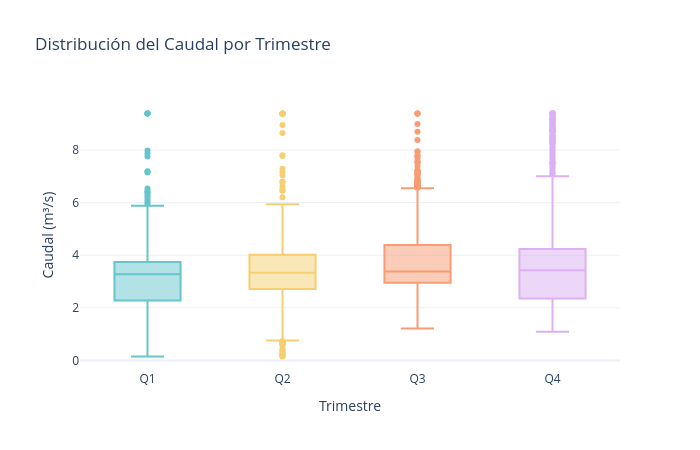

Write notebook code for a chart like this one.
### Code cell
# Boxplot trimestral
fig = px.box(
    df.reset_index(), x="Trimestre_label", y="Caudal",
    color="Trimestre_label",
    title="Distribución del Caudal por Trimestre",
    labels={"Trimestre_label": "Trimestre", "Caudal": "Caudal (m³/s)"},
    color_discrete_sequence=px.colors.qualitative.Pastel,
    category_orders={"Trimestre_label": ["Q1", "Q2", "Q3", "Q4"]},
)
fig.update_layout(width=700, height=450, showlegend=False)
fig.show()

# Tabla resumen mensual
resumen_mensual = df.groupby("Mes_nombre")["Caudal"].agg(["mean", "std", "median", "min", "max"]).round(2)
resumen_mensual = resumen_mensual.reindex(meses)
resumen_mensual.columns = ["Media", "Desv.Std", "Mediana", "Mínimo", "Máximo"]
print("📊 Resumen estadístico por mes:")
display(resumen_mensual)

### Figure 1 — Plotly figure (JSON) as saved in the notebook; plotly's stock layout.template omitted (floating-point values rounded to 4 significant figures; data arrays with more than 128 entries replaced by an {"elided": "..."} marker saying what was removed)
{"data": [{"alignmentgroup": "True", "hovertemplate": "Trimestre=%{x}<br>Caudal (m³/s)=%{y}<extra></extra>", "legendgroup": "Q1", "marker": {"color": "rgb(102, 197, 204)"}, "name": "Q1", "notched": false, "offsetgroup": "Q1", "orientation": "v", "showlegend": true, "type": "box", "x": {"elided": "722 str values"}, "x0": " ", "xaxis": "x", "y": {"elided": "722 float values"}, "y0": " ", "yaxis": "y"}, {"alignmentgroup": "True", "hovertemplate": "Trimestre=%{x}<br>Caudal (m³/s)=%{y}<extra></extra>", "legendgroup": "Q2", "marker": {"color": "rgb(246, 207, 113)"}, "name": "Q2", "notched": false, "offsetgroup": "Q2", "orientation": "v", "showlegend": true, "type": "box", "x": {"elided": "728 str values"}, "x0": " ", "xaxis": "x", "y": {"elided": "728 float values"}, "y0": " ", "yaxis": "y"}, {"alignmentgroup": "True", "hovertemplate": "Trimestre=%{x}<br>Caudal (m³/s)=%{y}<extra></extra>", "legendgroup": "Q3", "marker": {"color": "rgb(248, 156, 116)"}, "name": "Q3", "notched": false, "offsetgroup": "Q3", "orientation": "v", "showlegend": true, "type": "box", "x": {"elided": "736 str values"}, "x0": " ", "xaxis": "x", "y": {"elided": "736 float values"}, "y0": " ", "yaxis": "y"}, {"alignmentgroup": "True", "hovertemplate": "Trimestre=%{x}<br>Caudal (m³/s)=%{y}<extra></extra>", "legendgroup": "Q4", "marker": {"color": "rgb(220, 176, 242)"}, "name": "Q4", "notched": false, "offsetgroup": "Q4", "orientation": "v", "showlegend": true, "type": "box", "x": {"elided": "736 str values"}, "x0": " ", "xaxis": "x", "y": {"elided": "736 float values"}, "y0": " ", "yaxis": "y"}], "layout": {"boxmode": "overlay", "height": 450, "legend": {"title": {"text": "Trimestre"}, "tracegroupgap": 0}, "showlegend": false, "title": {"text": "Distribución del Caudal por Trimestre"}, "width": 700, "xaxis": {"anchor": "y", "categoryarray": ["Q1", "Q2", "Q3", "Q4"], "categoryorder": "array", "domain": [0, 1], "title": {"text": "Trimestre"}}, "yaxis": {"anchor": "x", "domain": [0, 1], "title": {"text": "Caudal (m³/s)"}}}}
